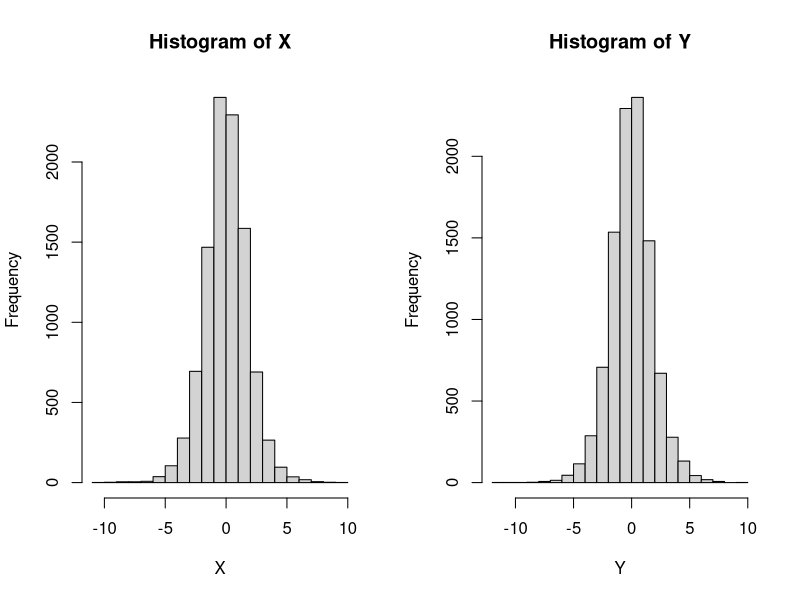
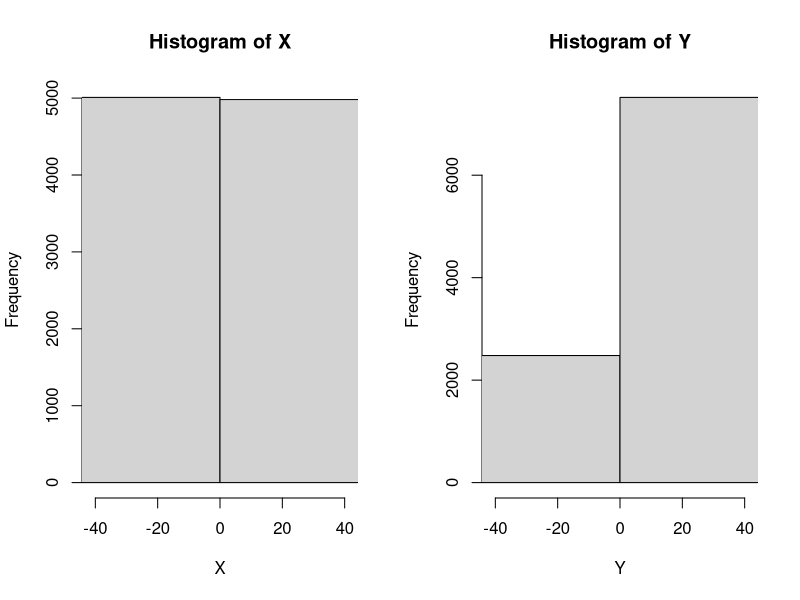

Write R code to recreate these figures, in order. (Note: this script raises an error after producing the figures.)
#3
n=10000
dev.off()

U<-runif(n)
X= -log((1-U)/U)
Y<-rlogis(n)
par(mfrow=c(1,2))
hist(X);hist(Y)


 
options(scipen=999)

U<-runif(n)
X = tan( pi*U-pi/2 )
Y<-rcauchy(n,location=1,scale=1)
par(mfrow=c(1,2))
hist(X,xlim=c(-41,41));hist(Y,xlim=c(-41,41))

qplot(Y, geom="histogram",  xlim=c(-20,20)     ) 
qplot(X, geom="histogram",  xlim=c(-20,20)     ) 

#5

n=35
CLT<-rep(NA,100)

for( i in 1:100) { 	CLT[i]<-mean(rbeta(n,2,5))	}
hist(CLT)



